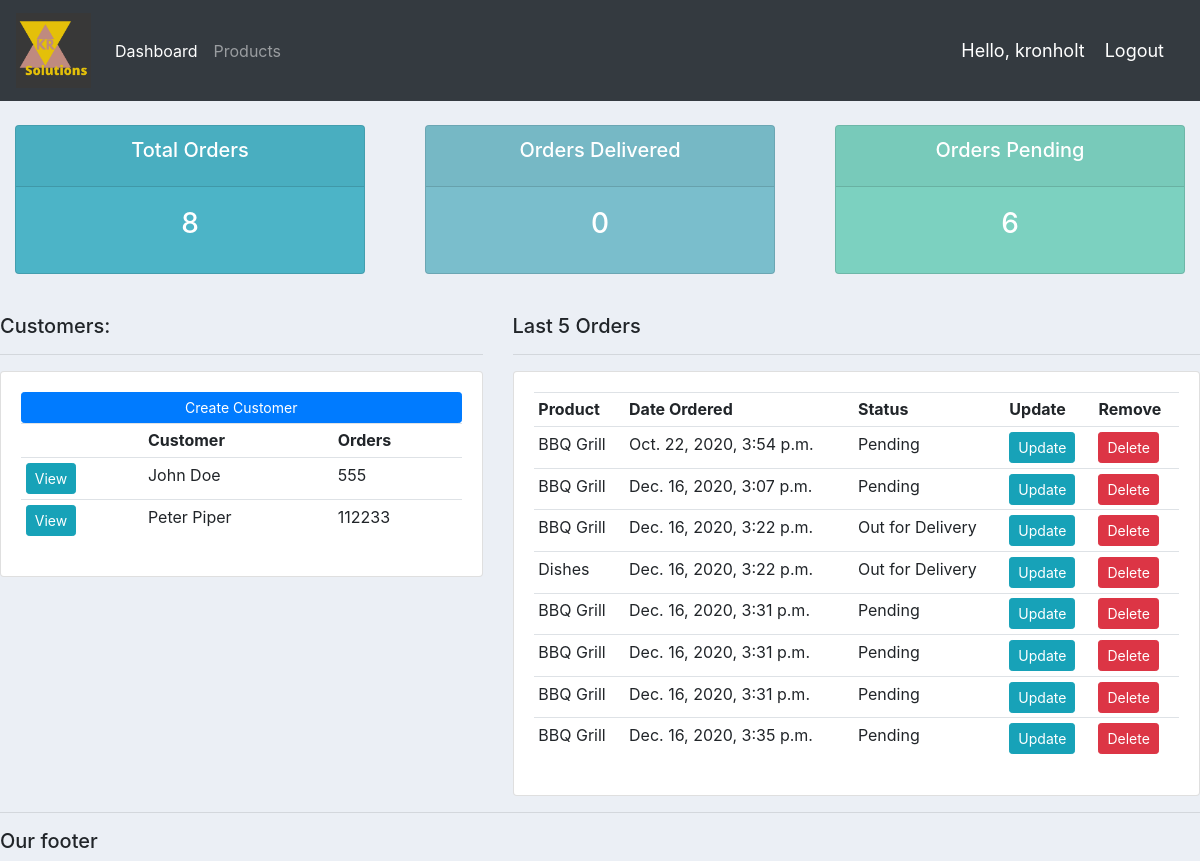
The app's page / (signed in) with its own data.
### accounts/models.py (models this page shows, shortened)
class Customer(models.Model):
    name = models.CharField(max_length=200, null=True)
    phone = models.CharField(max_length=200, null=True)
    email =models.CharField(max_length=200, null=True)
    date_created = models.DateTimeField(auto_now_add=True)

class Order(models.Model):
    STATUS = (
        ('Pending', 'Pending'),
        ('Out for Delivery', 'Out for deliver'),
        ('Delivered', 'Delivered'),
    )
    customer = models.ForeignKey(Customer, null=True, on_delete=models.SET_NULL)
    product = models.ForeignKey(Product, null=True, on_delete=models.SET_NULL)
    date_created = models.DateTimeField(auto_now_add=True)
    status = models.CharField(max_length=200, null=True, choices=STATUS)
    note = models.CharField(max_length=1000, null=True)

class Product(models.Model):
    CATEGORY = (
        ('Indoor', 'Indooor'),
        ('Out Door', 'Out Door'),
    )
    name =  models.CharField(max_length=200, null=True)
    price = models.FloatField(null=True)
    category =  models.CharField(max_length=200, null=True, choices=CATEGORY)
    description =  models.CharField(max_length=200, null=True, blank=True)
    date_created = models.DateTimeField(auto_now_add=True)
    tags = models.ManyToManyField(Tag)
    def __str__(self):
        return self.name

### accounts/views.py (the view)
# urls.py: path('', views.home, name="home"),
@login_required(login_url='login')
def home(request):
    orders = Order.objects.all()
    customers = Customer.objects.all()
    total_customers = customers.count()
    total_orders = orders.count()
    delivered = orders.filter(status='Delivered').count()
    pending = orders.filter(status='Pending').count()
    context = {'orders':orders, 'customers':customers, 'total_customers':total_customers, 'total_orders':total_orders, 'delivered':delivered, 'pending':pending,}
    return render(request, 'accounts/dashboard.html', context)

### accounts/templates/accounts/dashboard.html
{% extends 'accounts/main.html' %}
{% block content %}
{% include 'accounts/status.html' %}
<br>
<div class="row">
    <div class="col-md-5">
        <h5>Customers:</h5>
        <hr>
        <div class="card card-body">
            <a class="btn btn-primary btn-sm btn-block" href="{% url 'create_customer' %}">Create Customer</a>
        <table class="table table-sm">
            <tr>
                <th></th>
                <th>Customer</th>
                <th>Orders</th>
            </tr>
            {% for c in customers %}
            <tr>
                <td><a class="btn btn-sm btn-info" href="{% url 'customer' c.id %}">View</a></td>
                <td>{{c.name}}</td>
                <td>{{c.phone}}</td>
            </tr>
            {% endfor %}
        </table>
        </div>
    </div>
    <div class="col-md-7">
        <h5>Last 5 Orders</h5>
        <hr>
        <div class="card card-body">
        <table class="table table-sm">
            <tr>
                <th>Product</th>
                <th>Date Ordered</th>
                <th>Status</th>
                <th>Update</th>
                <th>Remove</th>
            </tr>
            {% for order in orders %}
            <tr>
                <td>{{order.product}}</td>
                <td>{{order.date_created}}</td>
                <td>{{order.status}}</td>
                <td><a class="btn btn-sm btn-info" href="{% url 'update_order' order.id %}">Update</a></td>
                <td><a class="btn btn-sm btn-danger" href="{% url 'delete_order' order.id %}">Delete</a></td>
            </tr>
            {% endfor %}
        </table>
        </div>
    </div>
</div>
{% endblock %}

### accounts/templates/accounts/main.html (shortened to what this page needs)
<!DOCTYPE html>
{% load static %}
<html>
    <head>
        <link rel="stylesheet" href="https://stackpath.bootstrapcdn.com/bootstrap/4.5.2/css/bootstrap.min.css">
        <link rel="stylesheet" type="text/css" href="{% static '/css/main.css' %}">
    </head>
    <body>
        {% include 'accounts/navbar.html' %}
        {% block content %}
        {% endblock %}
        <hr>
        <h5>Our footer</h5>
    </body>
</html>

### accounts/templates/accounts/navbar.html (shortened to what this page needs)
{% load static %}
<nav class="navbar navbar-expand-lg sticky-top navbar-dark bg-dark">
    <a class="navbar-brand" href="{% url 'home' %}"><img src="{% static 'images/KR.png' %}" height="75"></a>
    <div class="collapse navbar-collapse" id="navbarNavAltMarkup">
      <div class="navbar-nav">
        <a class="nav-item nav-link active" href="{% url 'home' %}">Dashboard</a>
        <a class="nav-item nav-link" href="{% url 'products' %}">Products</a>
      </div>
    </div>
    <span class="hello-msg">Hello, {{request.user}}</span>
    <span ><a class="hello-msg" href="{% url 'logout' %}">Logout</a></span>
  </nav>

### accounts/templates/accounts/status.html
<br>
<div class="row">
    <div class="col">
        <div class="col-md">
            <div class="card text-center text-white mb-3" id ="total-orders">
                <div class="card-header">
                    <h5 class="card-title">Total Orders</h5>
                </div>
                <div class="card-body">
                    <h3 class="card-title">{{total_orders}}</h3>
                </div>
            </div>
        </div>
    </div>
    <div class="col">
        <div class="col-md">
            <div class="card text-center text-white mb-3" id ="orders-delivered">
                <div class="card-header">
                    <h5 class="card-title">Orders Delivered</h5>
                </div>
                <div class="card-body">
                    <h3 class="card-title">{{delivered}}</h3>
                </div>
            </div>
        </div>
    </div>
    <div class="col">
        <div class="col-md">
            <div class="card text-center text-white mb-3" id ="orders-pending">
                <div class="card-header">
                    <h5 class="card-title">Orders Pending</h5>
                </div>
                <div class="card-body">
                    <h3 class="card-title">{{pending}}</h3>
                </div>
            </div>
        </div>
    </div>
</div>

### static/css/main.css (style rules this page uses)
body { background-color: #ebeff5; }
#total-orders { background-color: #4cb4c7; }
#orders-delivered { background-color: #7abecc; }
#orders-pending { background-color: #7CD1C0; }

### accounts/templates/accounts/navbar.html (style rules this page uses)
.hello-msg { font-size:18px; color:white; margin-right: 20px; }

### records on screen
Customer: name "John Doe", phone "555"
Customer: name "Peter Piper", phone "112233"
Order: product "BBQ Grill", date_created "Oct. 22, 2020, 3:54 p.m.", status "Pending"
Order: product "BBQ Grill", date_created "Dec. 16, 2020, 3:07 p.m.", status "Pending"
Order: product "BBQ Grill", date_created "Dec. 16, 2020, 3:22 p.m.", status "Out for Delivery"
Order: product "Dishes", date_created "Dec. 16, 2020, 3:22 p.m.", status "Out for Delivery"
Order: product "BBQ Grill", date_created "Dec. 16, 2020, 3:31 p.m.", status "Pending"
Order: product "BBQ Grill", date_created "Dec. 16, 2020, 3:31 p.m.", status "Pending"
Order: product "BBQ Grill", date_created "Dec. 16, 2020, 3:31 p.m.", status "Pending"
Order: product "BBQ Grill", date_created "Dec. 16, 2020, 3:35 p.m.", status "Pending"

### other values on screen
{{ request.user }} "kronholt"
{{ total_orders }} "8"
{{ delivered }} "0"
{{ pending }} "6"
